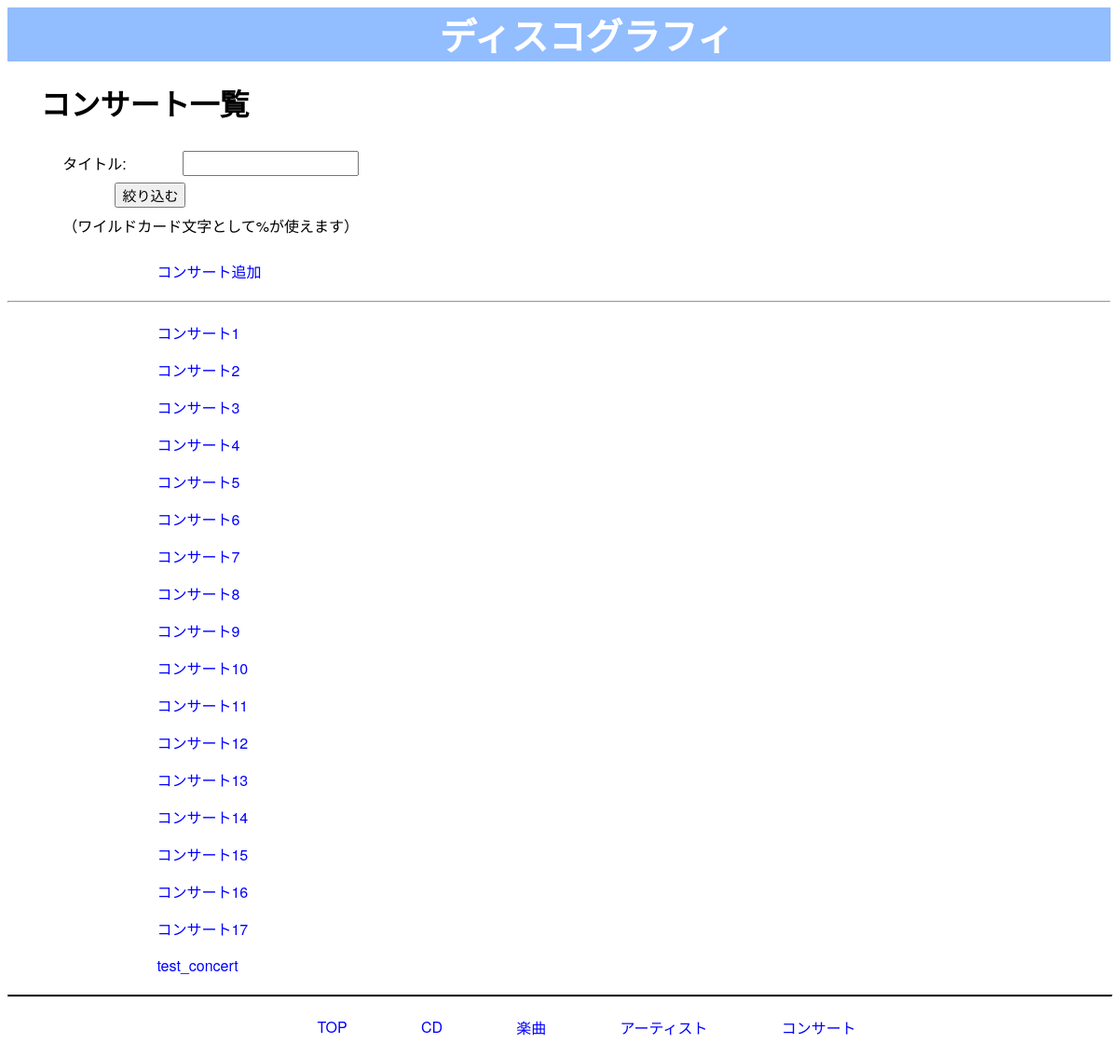
The page /concerts on the database as committed earlier.
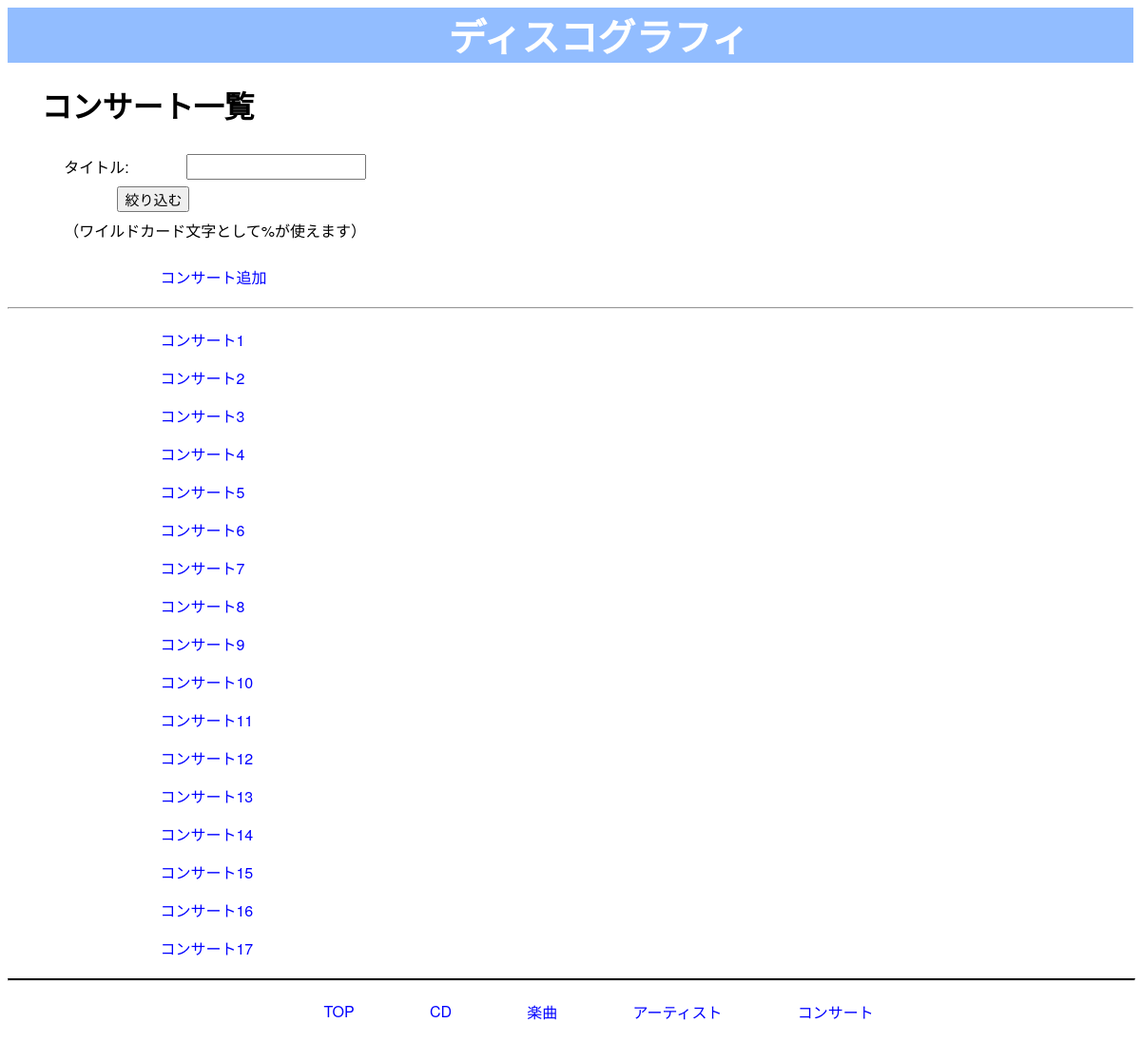
The same page on the database as committed later.
### tables this page shows
CREATE TABLE concerts (
	id INTEGER, 
	title VARCHAR,
	held_date DATE, 
	PRIMARY KEY (id)
);

### app.py (the view)
@app.route('/concerts')
def concerts() -> str:
    cur = get_db().cursor()
    concerts = cur.execute('SELECT * FROM concerts ORDER BY held_date').fetchall()
    return render_template('concerts.html', concerts=concerts)

### app.py (called while the page is built)
def get_db() -> sqlite3.Connection:
    db = getattr(g, '_database', None)
    if db is None:
        db = g._database = sqlite3.connect(DATABASE)
        db.execute('PRAGMA foreign_keys = ON')  # 外部キー制約を有効化
        db.row_factory = sqlite3.Row  # カラム名でアクセスできるよう設定変更
    return db

@app.teardown_appcontext
def close_connection(exception: Optional[BaseException]) -> None:
    db = getattr(g, '_database', None)
    if db is not None:
        db.close()

### templates/concerts.html (shortened to what this page needs)
<html lang="ja">
  <head>
    <link rel="stylesheet" href="{{ url_for('static', filename='style.css')}}"/>
    <header>
      <h1><a href="{{url_for('index')}}">ディスコグラフィ</a></h1>
    </header>
  </head>
  <body>
    <h1>コンサート一覧</h1>
      <p>
        <form method="POST" action="{{url_for('concerts_filtered')}}">
          タイトル: <input type="text" name="title_filter" value="{{ request.form.title_filter or '' }}"><br>
          <input type="submit" value="絞り込む"><br>
          （ワイルドカード文字として%が使えます）
        </form>
      </p>
      <p>
        <a href="{{url_for('concert_add')}}">コンサート追加</a><br>
        <hr style="margin-top: 20px; margin-bottom: 20px;">
      </p>
      {% for concert in concerts %}
        <p>
          <a href="{{ url_for('concert', id=concert.id) }}">{{ concert.title or 'タイトルなし' }}</a>
        </p>
      {% endfor %}
    <hr style="margin-top: 20px; margin-bottom: 20px; border-top: 2px solid black; width: 100%;">
    <footer style="display: flex; justify-content: center; gap: 20px; align-items: center; margin-top: 20px; margin-bottom: 20px;">
      <a href="{{url_for('index')}}">TOP</a>
      <a href="{{url_for('cds')}}">CD</a>
      <a href="{{url_for('songs')}}">楽曲</a>
      <a href="{{url_for('artists')}}">アーティスト</a>
      <a href="{{url_for('concerts')}}">コンサート</a>
    </footer>
  </body>
</html>

### static/style.css (style rules this page uses)
* { font-family: "Hiragino Kaku Gothic ProN", "Hiragino Sans", Meiryo, "Helvetica Neue", Arial, sans-serif; }
header a { color: white; text-decoration: none; font-size: 40px; }
h1 { text-indent: 3%; }
header h1 { text-indent: 0; }
p { margin-left: 9%; }
a { text-decoration: none; color: blue; margin-left: 5%; }
input { color: black; margin-left: 5%; font-size: 15px; }
form { margin-left: 5%; line-height: 40px; }

Rows that differ between the two databases and show on the page:
removed concerts: title "test_concert"
